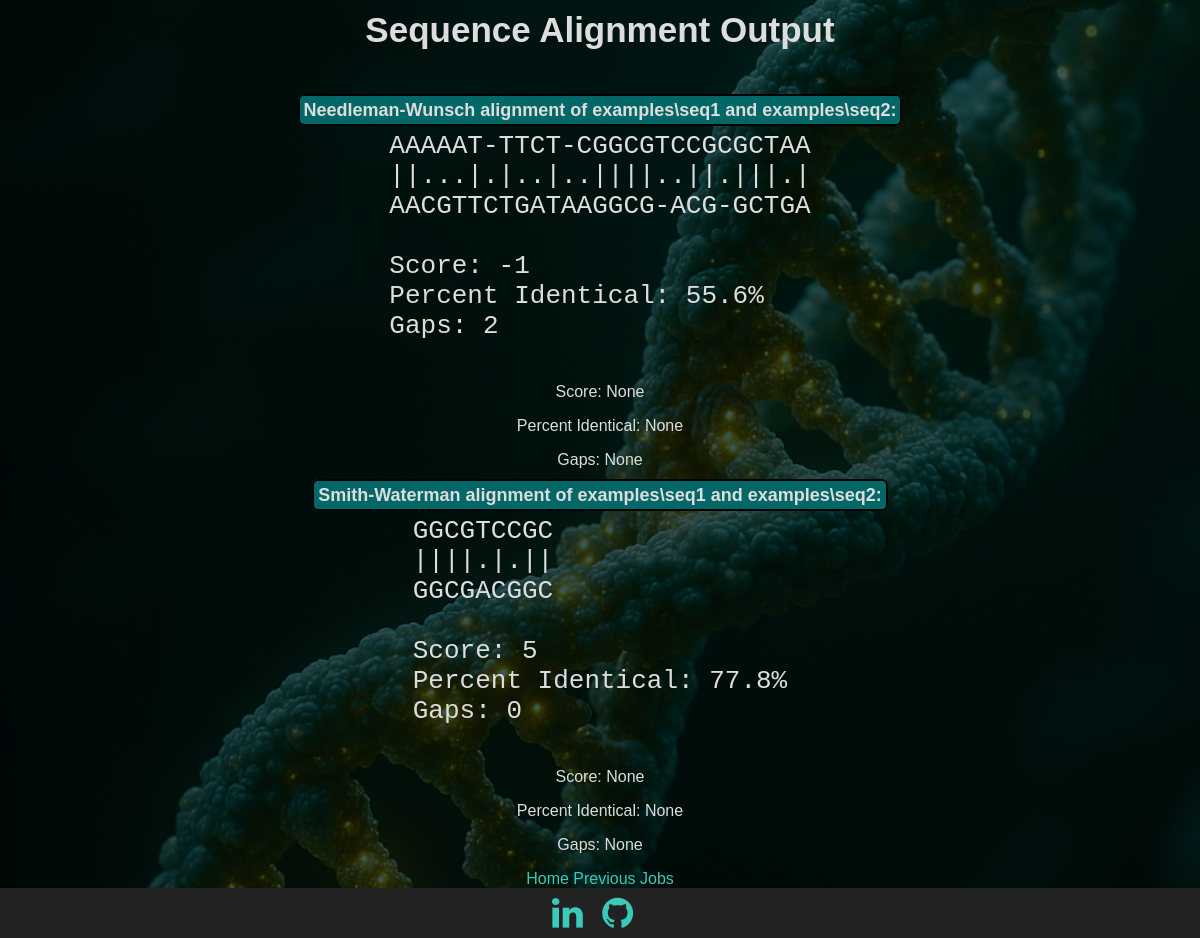
/submit?job_id=1, run on the app's committed database.
### tables this page shows
CREATE TABLE jobs (
    current_time TEXT DEFAULT (datetime('now', 'localtime')),
    match_score INT,
    mismatch INT,
    gap INT,
    nw_seq1_name TEXT,
    nw_seq2_name TEXT,
    nw_result TEXT,
    sw_seq1_name TEXT,
    sw_seq2_name TEXT,
    sw_result TEXT
, score INT, percent_id TEXT, gaps INT, score2 INT, percent_id2 TEXT, gaps2 INT);

### app.py (the view)
@app.route("/submit")
def submit():
    job_id = request.args.get("job_id")
    db = get_db()
    cursor = db.cursor() # type: ignore
    cursor.execute("SELECT * FROM jobs WHERE rowid = ?", (job_id,))
    job = cursor.fetchone()
    if job is None:
        flash("Job not found.", "error")
        return redirect(url_for("index"))
    return render_template("submit_form.html",
        nw_alignment=job["nw_result"],
        nw_seq1=job["nw_seq1_name"],
        nw_seq2=job["nw_seq2_name"],
        nw_score=job["score"],
        nw_percent_id=job["percent_id"],
        nw_gaps=job["gaps"],
        sw_alignment=job["sw_result"],
        sw_score=job["score2"],
        sw_percent_id=job["percent_id2"],
        sw_gaps=job["gaps2"],
        sw_seq1=job["sw_seq1_name"],
        sw_seq2=job["sw_seq2_name"])

### app.py (called while the page is built)
def get_db():
    db = getattr(g, "_database", None)
    if db is None:
        db = g._database = sqlite3.connect(DATABASE)
        db.row_factory = sqlite3.Row
        return db

@app.teardown_appcontext
def close_conneciton(exception):
    db = getattr(g, "_database", None)
    if db is not None:
        db.close()

### templates/submit_form.html (shortened to what this page needs)
{% extends "base.html" %}
{% block body %}
<div class="content">
    <div class="pageTitle">Sequence Alignment Output</div>
    <div id="aligner">
        <label for="aligned">Needleman-Wunsch alignment of {{ nw_seq1 }} and {{ nw_seq2 }}:</label>
        <div class="center-wrapper">
            <pre class="alignment-container">{{ nw_alignment }}</pre>
        </div>
        <div class="stats">
            <p>Score: {{ nw_score }}</p>
            <p>Percent Identical: {{ nw_percent_id }}</p>
            <p>Gaps: {{ nw_gaps }}</p>
        </div>
    </div>
    <div id="sw_aligner">
        <label for="alignedsw">Smith-Waterman alignment of {{ sw_seq1 }} and {{ sw_seq2 }}:</label>
        <div class="center-wrapper">
            <pre class="alignment-container">{{ sw_alignment }}</pre>
        </div>
        <div class="stats">
            <p>Score: {{ sw_score }}</p>
            <p>Percent Identical: {{ sw_percent_id }}</p>
            <p>Gaps: {{ sw_gaps }}</p>
        </div>
    </div>
    <div class="options">
        <a href="/">Home</a>
        <a href="/jobs">Previous Jobs</a>
    </div>
</div>
{% endblock %}

### static/styles.css (style rules this page uses)
html { font-family: Arial, Helvetica, sans-serif; color:rgb(221, 221, 221); text-align: center; height: 100%; margin: 0; padding: 0; }
.pageTitle { font-size: 35px; font-weight: bold; margin-bottom: 50px; margin-top: 10px }
body { background-color: #1d2a35; background-image: url(images/dna_strand_bg.png); background-repeat: no-repeat; background-position: center center; background-attachment: fixed; background-size: cover; background-blend-mode: overlay; height: 100%; margin: 0; padding: 0; min-height:'100vh'; display: flex; flex-direction: column; }
label { font-size: 18px; font-weight: bold; background-color: rgb(3, 103, 103); border: 2px solid black; padding: 4px; border-radius: 6px; }
label[for="aligned"] { margin-bottom: 0px; }
pre { font-size: 200%; margin-top: 10px; }
a:link { color:rgb(58, 202, 185); background-color: transparent; text-decoration: none; }
.alignment-container { display: inline-block; text-align: left; }
.center-wrapper { text-align: center; }

### data on the page
jobs: nw_seq1_name "examples\\seq1", nw_seq2_name "examples\\seq2", nw_result "AAAAAT-TTCT-CGGCGTCCGCGCTAA ||...|.|..|..||||..||.|||.| AACGTTCTGATAAGGCG-ACG-GCTGA Score: -1 Percent Identical: 55.6% Gaps: 2", sw_seq1_name "examples\\seq1", sw_seq2_name "examples\\seq2", sw_result "GGCGTCCGC ||||.|.|| GGCGACGGC Score: 5 Percent Identical: 77.8% Gaps: 0"

### other printed values
{{ nw_score }} "None"
{{ nw_percent_id }} "None"
{{ nw_gaps }} "None"
{{ sw_score }} "None"
{{ sw_percent_id }} "None"
{{ sw_gaps }} "None"
